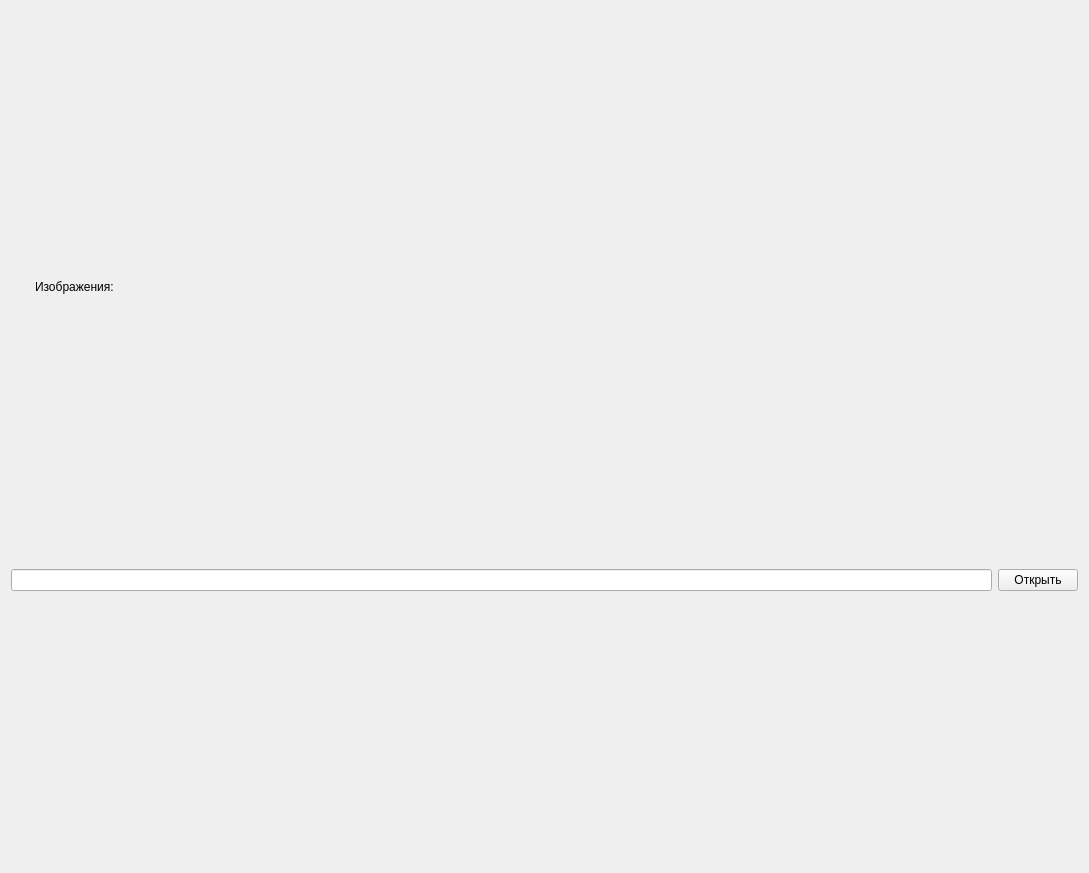
<?xml version="1.0" encoding="UTF-8"?>
<ui version="4.0">
 <class>MainWindow</class>
 <widget class="QMainWindow" name="MainWindow">
  <property name="geometry">
   <rect>
    <x>0</x>
    <y>0</y>
    <width>1089</width>
    <height>873</height>
   </rect>
  </property>
  <property name="windowTitle">
   <string>Просмотр изображения</string>
  </property>
  <widget class="QWidget" name="centralWidget">
   <layout class="QGridLayout" name="gridLayout">
    <item row="0" column="0">
     <widget class="QLabel" name="imageLabel">
      <property name="sizePolicy">
       <sizepolicy hsizetype="Expanding" vsizetype="Fixed">
        <horstretch>0</horstretch>
        <verstretch>0</verstretch>
       </sizepolicy>
      </property>
      <property name="contextMenuPolicy">
       <enum>Qt::DefaultContextMenu</enum>
      </property>
      <property name="text">
       <string>Изображения:</string>
      </property>
      <property name="margin">
       <number>0</number>
      </property>
      <property name="indent">
       <number>24</number>
      </property>
     </widget>
    </item>
    <item row="1" column="0">
     <layout class="QHBoxLayout" name="horizontalLayout">
      <item>
       <widget class="QLineEdit" name="imagePath">
        <property name="sizePolicy">
         <sizepolicy hsizetype="Expanding" vsizetype="Fixed">
          <horstretch>0</horstretch>
          <verstretch>0</verstretch>
         </sizepolicy>
        </property>
        <property name="autoFillBackground">
         <bool>false</bool>
        </property>
        <property name="frame">
         <bool>true</bool>
        </property>
       </widget>
      </item>
      <item>
       <widget class="QPushButton" name="openImageBtn">
        <property name="text">
         <string>Открыть</string>
        </property>
       </widget>
      </item>
     </layout>
    </item>
   </layout>
  </widget>
 </widget>
 <layoutdefault spacing="6" margin="11"/>
 <resources/>
 <connections/>
</ui>
